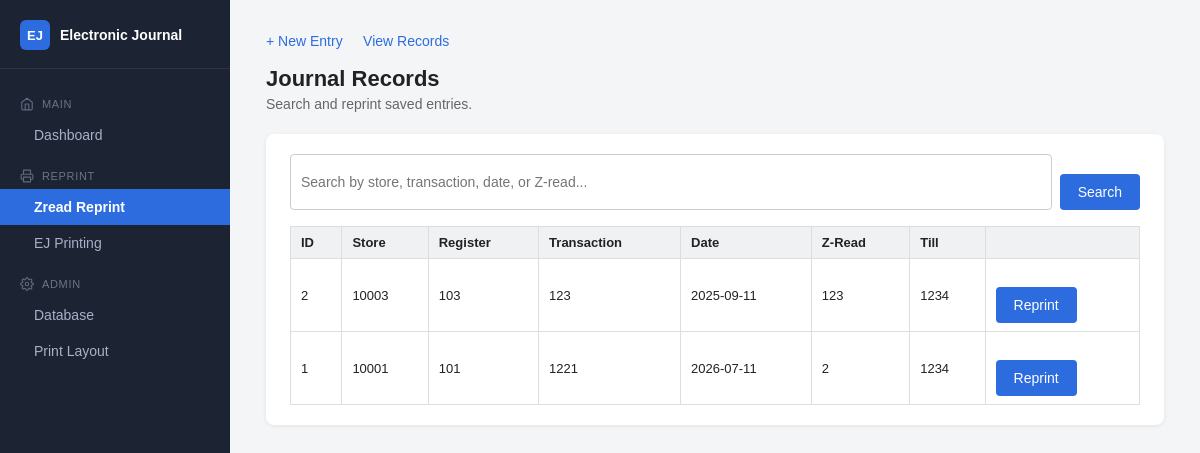
The page /records.php on the database as committed earlier.
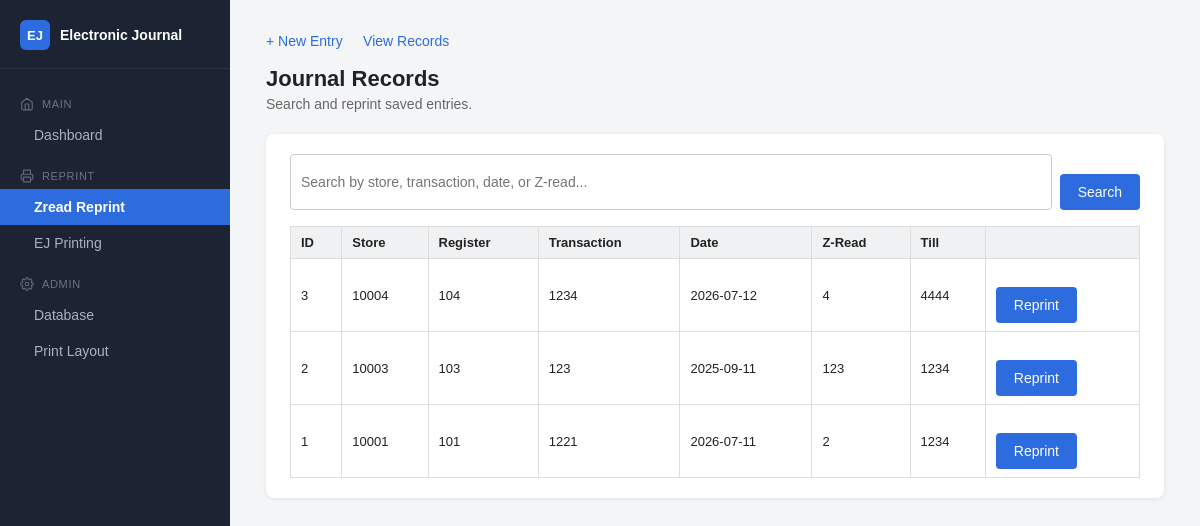
The same page on the database as committed later.
### tables this page shows
CREATE TABLE entries (
            id INTEGER PRIMARY KEY AUTOINCREMENT,
            store_number TEXT NOT NULL,
            register_number TEXT NOT NULL,
            transaction_number TEXT NOT NULL,
            entry_date TEXT NOT NULL,
            zread_number TEXT NOT NULL,
            till_number TEXT NOT NULL,
            created_at TEXT NOT NULL DEFAULT (datetime('now', 'localtime'))
        );

### records.php (the view, shortened to what this page needs)
<?php
require_once __DIR__ . '/db.php';
$search = isset($_GET['q']) ? trim($_GET['q']) : '';
if ($search !== '') {
    $stmt = $pdo->prepare("
        SELECT * FROM entries
        WHERE store_number LIKE :q
           OR transaction_number LIKE :q
           OR entry_date LIKE :q
           OR zread_number LIKE :q
        ORDER BY id DESC
    ");
    $stmt->execute([':q' => '%' . $search . '%']);
} else {
    $stmt = $pdo->query("SELECT * FROM entries ORDER BY id DESC");
}
$rows = $stmt->fetchAll(PDO::FETCH_ASSOC);
?>
<!DOCTYPE html>
<html lang="en">
<head>
<link rel="stylesheet" href="style.css">
</head>
<body>
<div class="app-shell">
    <?php require __DIR__ . '/partials/nav.php'; ?>
    <main class="main-content">
        <div class="top-nav">
            <a href="entry.php">+ New Entry</a>
            <a href="records.php">View Records</a>
        </div>
        <div class="page-header">
            <h1>Journal Records</h1>
            <p>Search and reprint saved entries.</p>
        </div>
        <div class="panel">
        <form class="search-bar" method="GET" action="records.php">
            <input type="text" name="q" placeholder="Search by store, transaction, date, or Z-read..."
                   value="<?php echo htmlspecialchars($search); ?>">
            <button type="submit">Search</button>
        </form>
        <table>
        <thead>
            <tr>
                <th>ID</th>
                <th>Store</th>
                <th>Register</th>
                <th>Transaction</th>
                <th>Date</th>
                <th>Z-Read</th>
                <th>Till</th>
                <th></th>
            </tr>
        </thead>
        <tbody>
            <?php if (empty($rows)): ?>
                <tr><td colspan="8">No entries found.</td></tr>
            <?php else: ?>
                <?php foreach ($rows as $row): ?>
                <tr>
                    <td><?php echo (int)$row['id']; ?></td>
                    <td><?php echo htmlspecialchars($row['store_number']); ?></td>
                    <td><?php echo htmlspecialchars($row['register_number']); ?></td>
                    <td><?php echo htmlspecialchars($row['transaction_number']); ?></td>
                    <td><?php echo htmlspecialchars($row['entry_date']); ?></td>
                    <td><?php echo htmlspecialchars($row['zread_number']); ?></td>
                    <td><?php echo htmlspecialchars($row['till_number']); ?></td>
                    <td><a class="btn" href="print.php?id=<?php echo (int)$row['id']; ?>" target="_blank">Reprint</a></td>
                </tr>
                <?php endforeach; ?>
            <?php endif; ?>
        </tbody>
        </table>
        </div>
    </main>
</div>
</body>
</html>

Rows that differ between the two databases and show on the page:
added entries: id "3", store_number "10004", register_number "104", transaction_number "1234", entry_date "2026-07-12", zread_number "4", till_number "4444"
